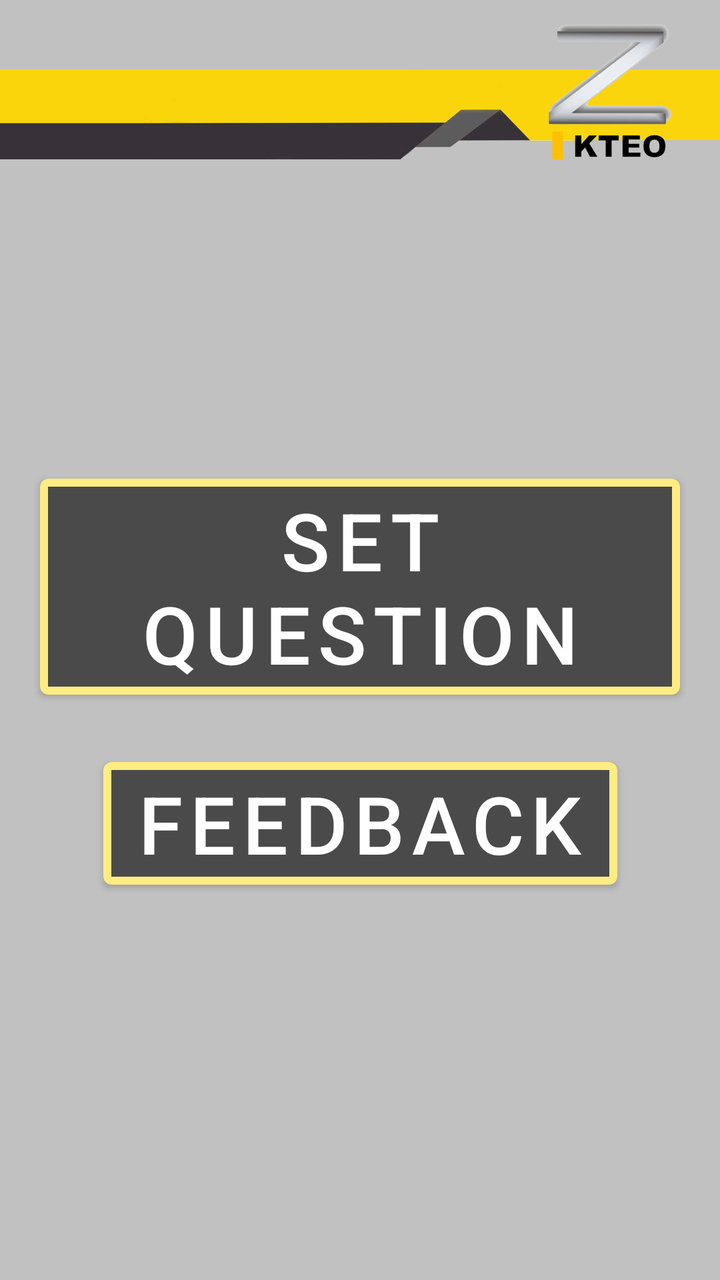
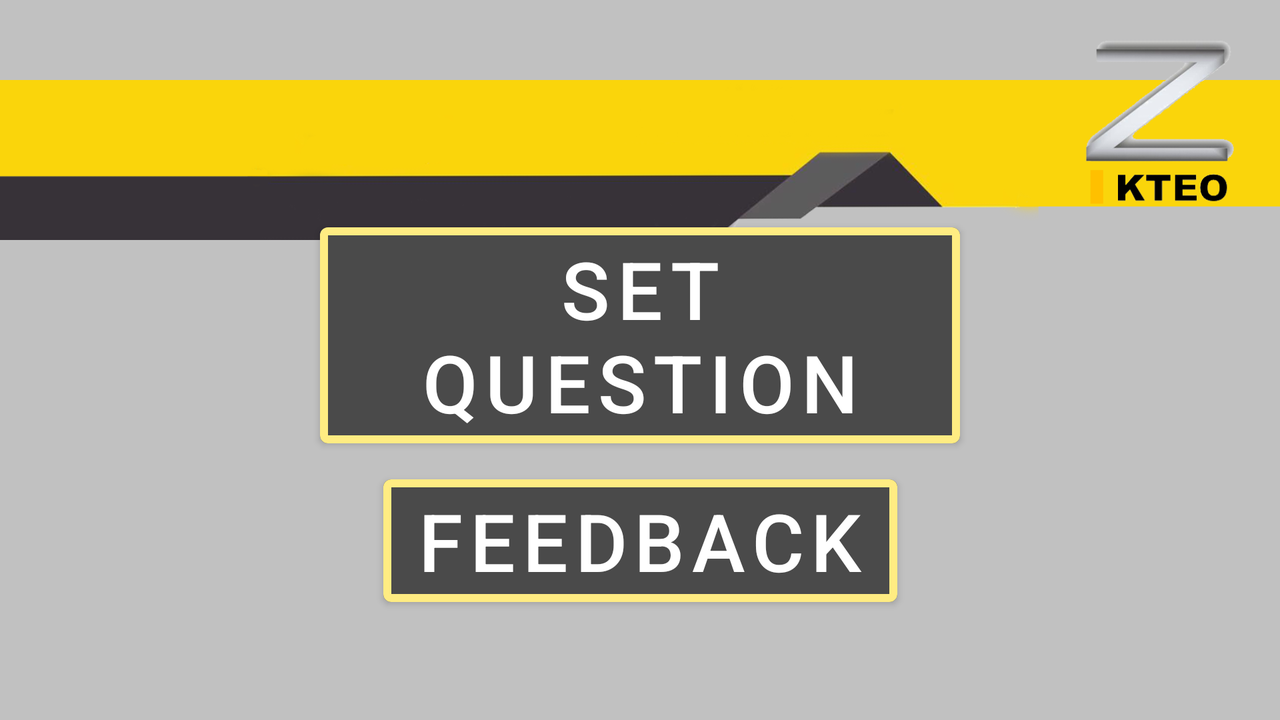

Compare how this app lays out the same screen by default and in its alternative resource folder. The renders come first, then the two layout files and the values they reference.
<!-- AndroidManifest.xml: application theme Theme.CustomerFeedBack -->
<!-- res/layout/activity_main.xml -->
<?xml version="1.0" encoding="utf-8"?>
<androidx.constraintlayout.widget.ConstraintLayout xmlns:android="http://schemas.android.com/apk/res/android"
    xmlns:app="http://schemas.android.com/apk/res-auto"
    xmlns:tools="http://schemas.android.com/tools"
    android:layout_width="match_parent"
    android:layout_height="match_parent"
    android:background="@color/gray"
    android:id="@+id/constraint"
    tools:context=".MainActivity">

    <Button
        android:id="@+id/setQuestionButton"
        android:layout_width="wrap_content"
        android:layout_height="wrap_content"
        android:text="Set Question"
        app:strokeColor="@color/lighter_yellow"
        app:strokeWidth="4dp"
        android:textSize="40sp"
        app:backgroundTint="@color/button_gray"
        app:layout_constraintBottom_toBottomOf="parent"
        app:layout_constraintEnd_toEndOf="parent"
        app:layout_constraintStart_toStartOf="parent"
        app:layout_constraintTop_toTopOf="parent"
        app:layout_constraintVertical_bias="0.449" />

    <Button
        android:id="@+id/feedbackButton"
        android:layout_width="wrap_content"
        android:layout_height="wrap_content"
        android:text="Feedback"
        app:strokeColor="@color/lighter_yellow"
        app:strokeWidth="4dp"
        android:textSize="40sp"
        app:backgroundTint="@color/button_gray"
        app:layout_constraintBottom_toBottomOf="parent"
        app:layout_constraintEnd_toEndOf="parent"
        app:layout_constraintStart_toStartOf="parent"
        app:layout_constraintTop_toBottomOf="@+id/setQuestionButton"
        app:layout_constraintVertical_bias="0.101" />

    <ImageView
        android:id="@+id/imageView2"
        android:layout_width="match_parent"
        android:layout_height="114dp"
        app:layout_constraintStart_toStartOf="parent"
        app:layout_constraintTop_toTopOf="parent"
        app:srcCompat="@drawable/bannerforapp" />

    <ImageView
        android:id="@+id/imageView"
        android:layout_width="110dp"
        android:layout_height="90dp"
        app:layout_constraintEnd_toEndOf="parent"
        app:layout_constraintTop_toTopOf="parent"
        app:srcCompat="@drawable/logo" />


</androidx.constraintlayout.widget.ConstraintLayout>
<!-- resources referenced by this layout -->
<resources>
  <color name="button_gray">#4A4A4A</color>
  <color name="gray">#C1C1C1</color>
  <color name="lighter_yellow">#FFEC82</color>
  <!-- drawable bannerforapp: png bitmap (drawable, 33382 bytes) -->
  <!-- drawable logo: png bitmap (drawable-mdpi, 22661 bytes) -->
  <style name="Theme.CustomerFeedBack" parent="Theme.MaterialComponents.DayNight.DarkActionBar">
          
          <item name="colorPrimary">@color/purple_500</item>
          <item name="colorPrimaryVariant">@color/purple_700</item>
          <item name="colorOnPrimary">@color/white</item>
          
          <item name="colorSecondary">@color/teal_200</item>
          <item name="colorSecondaryVariant">@color/teal_700</item>
          <item name="colorOnSecondary">@color/black</item>
          
          <item name="android:statusBarColor" tools:targetApi="l">?attr/colorPrimaryVariant</item>
          
      </style>
  <color name="purple_500">#FF6200EE</color>
  <color name="purple_700">#FF3700B3</color>
  <color name="white">#FFFFFFFF</color>
  <color name="teal_200">#FF03DAC5</color>
  <color name="teal_700">#FF018786</color>
  <color name="black">#FF000000</color>
</resources>
<!-- res/layout-land/activity_main.xml (the repository's variant of the layout above) -->
<!-- drawn on the phone turned sideways -->
<?xml version="1.0" encoding="utf-8"?>
<androidx.constraintlayout.widget.ConstraintLayout xmlns:android="http://schemas.android.com/apk/res/android"
    xmlns:app="http://schemas.android.com/apk/res-auto"
    xmlns:tools="http://schemas.android.com/tools"
    android:layout_width="match_parent"
    android:layout_height="match_parent"
    android:background="@color/gray"
    android:id="@+id/constraint"
    tools:context=".MainActivity">

    <Button
        android:id="@+id/setQuestionButton"
        android:layout_width="wrap_content"
        android:layout_height="wrap_content"
        android:text="Set Question"
        app:strokeColor="@color/lighter_yellow"
        app:strokeWidth="4dp"
        android:textSize="40sp"
        app:backgroundTint="@color/button_gray"
        app:layout_constraintBottom_toBottomOf="parent"
        app:layout_constraintEnd_toEndOf="parent"
        app:layout_constraintStart_toStartOf="parent"
        app:layout_constraintTop_toTopOf="parent"
        app:layout_constraintVertical_bias="0.449" />

    <ImageView
        android:id="@+id/imageView2"
        android:layout_width="match_parent"
        android:layout_height="160dp"
        app:layout_constraintStart_toStartOf="parent"
        app:layout_constraintTop_toTopOf="parent"
        app:srcCompat="@drawable/bannerforapp" />

    <Button
        android:id="@+id/feedbackButton"
        android:layout_width="wrap_content"
        android:layout_height="wrap_content"
        android:text="Feedback"
        app:strokeColor="@color/lighter_yellow"
        app:strokeWidth="4dp"
        android:textSize="40sp"
        app:backgroundTint="@color/button_gray"
        app:layout_constraintBottom_toBottomOf="parent"
        app:layout_constraintEnd_toEndOf="parent"
        app:layout_constraintStart_toStartOf="parent"
        app:layout_constraintTop_toBottomOf="@+id/setQuestionButton"
        app:layout_constraintVertical_bias="0.101" />

    <ImageView
        android:id="@+id/imageView3"
        android:layout_width="120dp"
        android:layout_height="120dp"
        app:layout_constraintEnd_toEndOf="parent"
        app:layout_constraintTop_toTopOf="parent"
        app:srcCompat="@drawable/logo" />
</androidx.constraintlayout.widget.ConstraintLayout>
